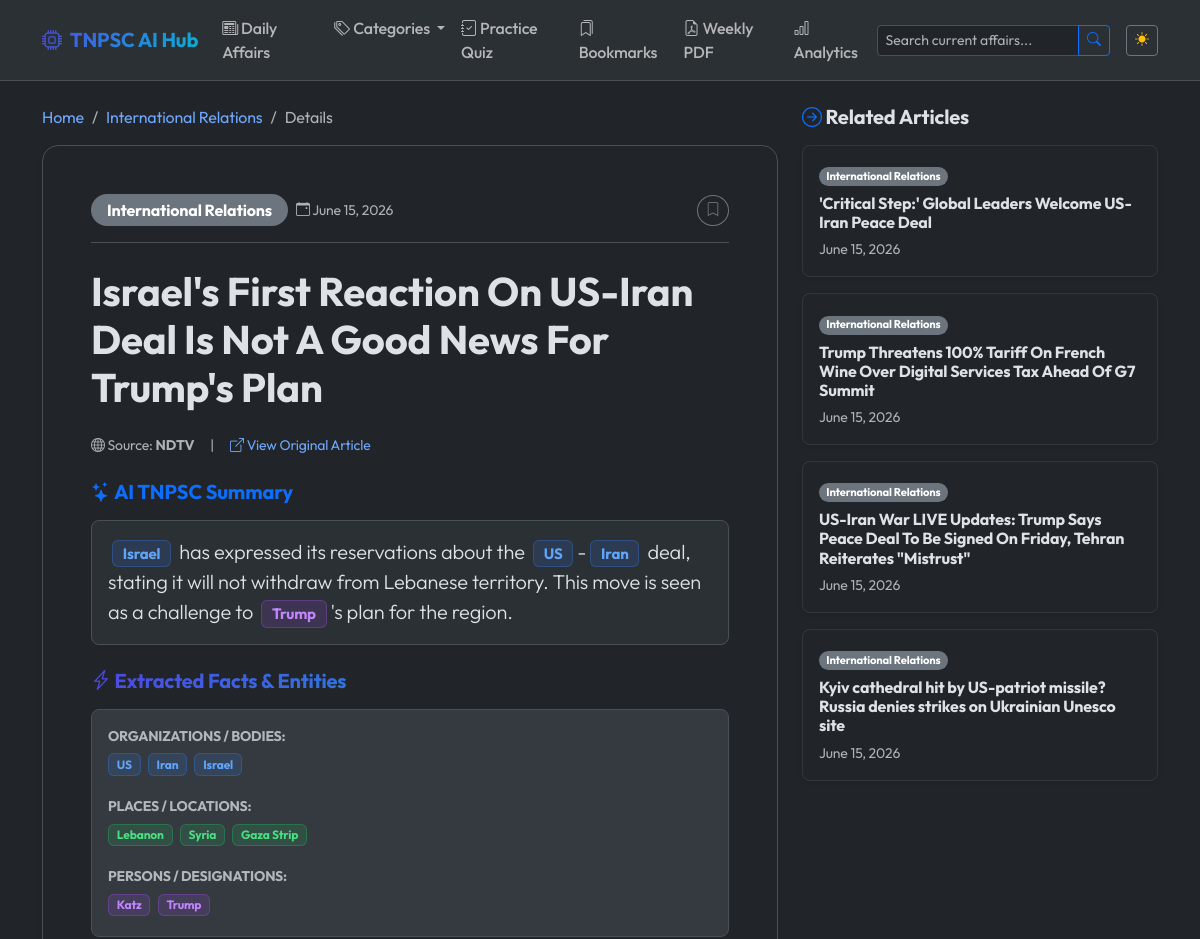
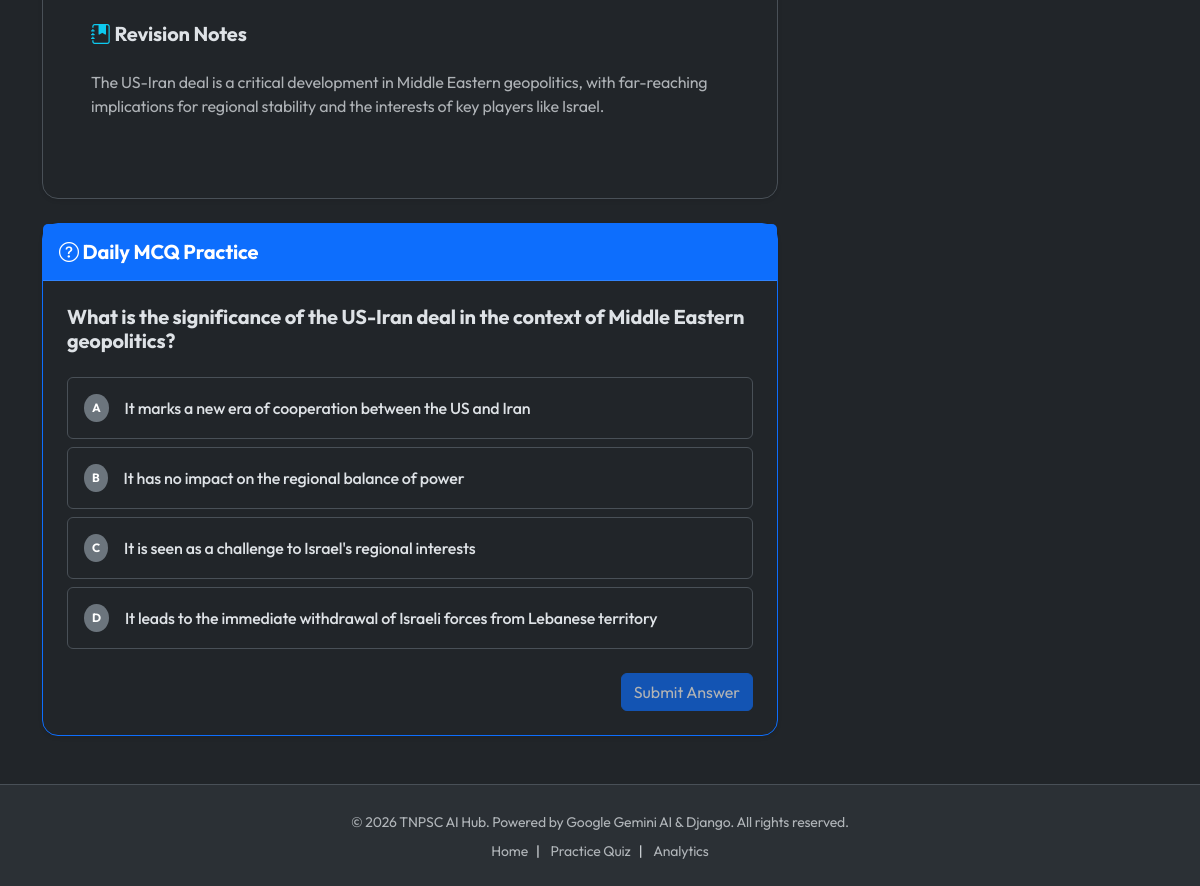
Page /news/israels-first-reaction-on-us-iran-deal-is-not-a-good-news-for-trumps-plan/ on the committed database (2 pictures, top to bottom).
### apps/news/models.py (models this page shows, shortened)
class News(models.Model):
    title = models.CharField(max_length=500)
    slug = models.SlugField(max_length=500, unique=True, blank=True)
    source = models.CharField(max_length=100)
    article_url = models.URLField(max_length=1000, unique=True)
    published_date = models.DateField()
    category = models.CharField(
        max_length=50,
        choices=settings.NEWS_CATEGORIES,
        default='Others'
    )
    summary = models.TextField(help_text="2-line TNPSC focused summary")
    keywords = models.JSONField(default=list, blank=True)
    mcq_question = models.TextField(blank=True, null=True)
    mcq_options = models.JSONField(default=dict, blank=True, help_text="Dictionary like {'A': '...', 'B': '...'}")
    mcq_answer = models.CharField(max_length=10, blank=True, null=True, help_text="Correct option key, e.g., 'A', 'B', 'C', 'D'")
    mcq_explanation = models.TextField(blank=True, null=True)
    highlighted_entities = models.JSONField(default=dict, blank=True)
    revision_notes = models.TextField(blank=True, null=True, help_text="Bullet points for quick revision")
    created_at = models.DateTimeField(auto_now_add=True)
    is_published = models.BooleanField(default=True)
    class Meta:
        verbose_name_plural = "News Articles"
        ordering = ['-published_date', '-created_at']

### apps/news/views.py (the view)
# urls.py: path('news/<slug:slug>/', NewsDetailView.as_view(), name='detail'),
class NewsDetailView(DetailView):
    model = News
    template_name = 'news/detail.html'
    context_object_name = 'news'
    slug_url_kwarg = 'slug'
    def get_context_data(self, **kwargs):
        context = super().get_context_data(**kwargs)
        bookmarked_ids = self.request.session.get('bookmarked_news_ids', [])
        context['is_bookmarked'] = self.object.id in bookmarked_ids
        context['related_news'] = News.objects.filter(
            category=self.object.category,
            is_published=True
        ).exclude(id=self.object.id)[:4]
        return context

### apps/news/context_processors.py (called while the page is built)
def categories_processor(request):
    return {
        'NEWS_CATEGORIES': settings.NEWS_CATEGORIES
    }

### apps/news/templatetags/news_tags.py (called while the page is built)
@register.filter
def get_entity_list(entities, key):
    if not entities or not isinstance(entities, dict):
        return []
    return entities.get(key, [])

### templates/news/detail.html (shortened to what this page needs)
{% extends 'base.html' %}
{% load news_tags %}
{% block content %}
<div class="row">
    <div class="col-lg-8 animate-fade-in">
        <nav aria-label="breadcrumb">
            <ol class="breadcrumb">
                <li class="breadcrumb-item"><a href="{% url 'news:index' %}" class="text-decoration-none">Home</a></li>
                <li class="breadcrumb-item"><a href="{% url 'news:category' news.category %}" class="text-decoration-none">{{ news.get_category_display }}</a></li>
                <li class="breadcrumb-item active" aria-current="page">Details</li>
            </ol>
        </nav>
        <div class="card shadow-sm border rounded-4 p-4 p-md-5 mb-4">
            <div class="d-flex justify-content-between align-items-center mb-4 border-bottom pb-3">
                <div class="d-flex align-items-center gap-2">
                    <span class="badge bg-secondary px-3 py-2 fs-6 rounded-pill">
                        {{ news.get_category_display }}
                    </span>
                    <span class="text-muted small">
                        <i class="bi bi-calendar-event"></i> {{ news.published_date }}
                    </span>
                </div>
                <button class="btn btn-outline-secondary btn-sm rounded-circle bookmark-btn" data-news-id="{{ news.id }}" aria-label="Bookmark article">
                    <i class="bi {% if is_bookmarked %}bi-bookmark-fill text-warning{% else %}bi-bookmark{% endif %}"></i>
                </button>
            </div>
            <h1 class="fw-bold mb-4 display-6">{{ news.title }}</h1>
            <div class="mb-4 d-flex align-items-center gap-3 text-muted small">
                <span><i class="bi bi-globe"></i> Source: <strong>{{ news.source }}</strong></span>
                <span>|</span>
                <a href="{{ news.article_url }}" target="_blank" rel="noopener noreferrer" class="text-decoration-none"><i class="bi bi-box-arrow-up-right"></i> View Original Article</a>
            </div>
            <h5 class="fw-bold text-primary mb-3"><i class="bi bi-stars"></i> AI TNPSC Summary</h5>
            <div class="p-3 bg-body-tertiary border rounded-3 mb-4 lead text-justify">
                {{ news.summary|highlight_entities:news.highlighted_entities }}
            </div>
            {% if news.highlighted_entities %}
            <h5 class="fw-bold text-gradient mb-3"><i class="bi bi-lightning-charge"></i> Extracted Facts & Entities</h5>
            <div class="card bg-body-secondary border rounded-3 p-3 mb-4">
                <div class="d-flex flex-column gap-3">
                    {% with orgs=news.highlighted_entities|get_entity_list:'organizations' %}
                    {% if orgs %}
                    <div>
                        <strong class="small text-uppercase text-muted d-block mb-1">Organizations / Bodies:</strong>
                        {% for item in orgs %}
                            <span class="badge entity-org me-1 mb-1">{{ item }}</span>
                        {% endfor %}
                    </div>
                    {% endif %}
                    {% endwith %}
                    {% with places=news.highlighted_entities|get_entity_list:'places' %}
                    {% if places %}
                    <div>
                        <strong class="small text-uppercase text-muted d-block mb-1">Places / Locations:</strong>
                        {% for item in places %}
                            <span class="badge entity-place me-1 mb-1">{{ item }}</span>
                        {% endfor %}
                    </div>
                    {% endif %}
                    {% endwith %}
                    {% with persons=news.highlighted_entities|get_entity_list:'persons' %}
                    {% if persons %}
                    <div>
                        <strong class="small text-uppercase text-muted d-block mb-1">Persons / Designations:</strong>
                        {% for item in persons %}
                            <span class="badge entity-person me-1 mb-1">{{ item }}</span>
                        {% endfor %}
                    </div>
                    {% endif %}
                    {% endwith %}
                </div>
            </div>
            {% endif %}
            {% if news.revision_notes %}
            <h5 class="fw-bold mb-3"><i class="bi bi-journal-bookmark-fill text-info"></i> Revision Notes</h5>
            <div class="mb-4">
                <ul class="list-group list-group-flush bg-transparent">
                    {% for note in news.revision_notes.splitlines %}
                        {% if note.strip %}
                        <li class="list-group-item bg-transparent text-muted px-0">{{ note }}</li>
                        {% endif %}
                    {% endfor %}
                </ul>
            </div>
            {% endif %}
        </div>
        {% if news.mcq_question %}
        <div id="quizPlay" class="quiz-section mb-4">
            <div class="card border border-primary shadow-sm rounded-4">
                <div class="card-header bg-primary text-white py-3">
                    <h5 class="card-title mb-0 fw-bold"><i class="bi bi-question-circle"></i> Daily MCQ Practice</h5>
                </div>
                <div class="card-body p-4">
                    <h5 class="fw-bold mb-4">{{ news.mcq_question }}</h5>
                    <div class="options-container mb-4">
                        {% for key, value in news.mcq_options.items %}
                            <div class="quiz-option-card card p-3 mb-2 border rounded cursor-pointer" data-option="{{ key }}">
                                <div class="d-flex align-items-center gap-3">
                                    <span class="badge bg-secondary rounded-circle px-2 py-2">{{ key }}</span>
                                    <span class="fw-medium">{{ value }}</span>
                                </div>
                            </div>
                        {% endfor %}
                    </div>
                    <div class="d-flex justify-content-end">
                        <button id="submitAnswerBtn" class="btn btn-primary" disabled>Submit Answer</button>
                    </div>
                </div>
            </div>
        </div>
        {% endif %}
    </div>
    <div class="col-lg-4 animate-fade-in">
        <h5 class="fw-bold mb-3"><i class="bi bi-arrow-right-circle text-primary"></i> Related Articles</h5>
        {% if related_news %}
            {% for item in related_news %}
                <div class="card mb-3 news-card shadow-sm rounded-3">
                    <div class="card-body p-3">
                        <span class="badge bg-secondary rounded-pill mb-2" style="font-size: 0.7rem;">
                            {{ item.get_category_display }}
                        </span>
                        <h6 class="fw-bold mb-1">
                            <a href="{% url 'news:detail' item.slug %}" class="text-decoration-none text-reset hover-primary">
                                {{ item.title }}
                            </a>
                        </h6>
                        <span class="text-muted small fs-7">{{ item.published_date }}</span>
                    </div>
                </div>
            {% endfor %}
        {% else %}
            <p class="text-muted small">No related articles found.</p>
        {% endif %}
    </div>
</div>
{% endblock %}

### static/css/styles.css (style rules this page uses)
:root { --primary-gradient: linear-gradient(135deg, #4f46e5 0%, #06b6d4 100%); --purple-color: #a855f7; --purple-light: #f3e8ff; --scheme-color: #eab308; --org-color: #3b82f6; --place-color: #22c55e; --person-color: #a855f7; --number-color: #ef4444; }
body { font-family: 'Outfit', -apple-system, BlinkMacSystemFont, "Segoe UI", Roboto, sans-serif; min-height: 100vh; display: flex; flex-direction: column; letter-spacing: -0.01em; }
.text-gradient { background: var(--primary-gradient); -webkit-background-clip: text; -webkit-text-fill-color: transparent; background-clip: text; }
.bg-purple { background-color: var(--purple-color) !important; }
.news-card { transition: transform 0.25s cubic-bezier(0.4, 0, 0.2, 1), box-shadow 0.25s ease; border: 1px solid rgba(255, 255, 255, 0.08); overflow: hidden; }
.entity-org { background-color: rgba(59, 130, 246, 0.15) !important; color: #60a5fa !important; border: 1px solid rgba(59, 130, 246, 0.3); }
.entity-place { background-color: rgba(34, 197, 94, 0.15) !important; color: #4ade80 !important; border: 1px solid rgba(34, 197, 94, 0.3); }
.entity-person { background-color: rgba(168, 85, 247, 0.15) !important; color: #c084fc !important; border: 1px solid rgba(168, 85, 247, 0.3); }
.bookmark-btn { cursor: pointer; transition: color 0.2s, transform 0.2s; }
.animate-fade-in { animation: fadeIn 0.4s ease-out forwards; }

### rows in the picture
News: category "International Relations", published_date "June 15, 2026", title "Israel's First Reaction On US-Iran Deal Is Not A Good News For Trump's Plan", source "NDTV", summary|highlight_entities "Israel has expressed its reservations about the US - Iran deal, stating it will not withdraw from Lebanese territory. This move is seen as a challenge to Trump 's plan for the region.", splitlines "The US-Iran deal is a critical development in Middle Eastern geopolitics, with far-reaching implications for regional stability and the interests of key players like Israel.", mcq_question "What is the significance of the US-Iran deal in the context of Middle Eastern geopolitics?"
News: category "International Relations", title "'Critical Step:' Global Leaders Welcome US-Iran Peace Deal", published_date "June 15, 2026"
News: category "International Relations", title "Trump Threatens 100% Tariff On French Wine Over Digital Services Tax Ahead Of G7 Summit", published_date "June 15, 2026"
News: category "International Relations", title "US-Iran War LIVE Updates: Trump Says Peace Deal To Be Signed On Friday, Tehran Reiterates \"Mistrust\"", published_date "June 15, 2026"
News: category "International Relations", title "Kyiv cathedral hit by US-patriot missile? Russia denies strikes on Ukrainian Unesco site", published_date "June 15, 2026"

### other values in the picture
{{ item }} "US" "Iran" "Israel"
{{ item }} "Lebanon" "Syria" "Gaza Strip"
{{ item }} "Katz" "Trump"
{{ key }} "A" "B" "C" "D"
{{ value }} "It marks a new era of cooperation between the US and Iran" "It has no impact on the regional balance of power" "It is seen as a challenge to Israel's regional interests" "It leads to the immediate withdrawal of Israeli forces from Lebanese territory"
